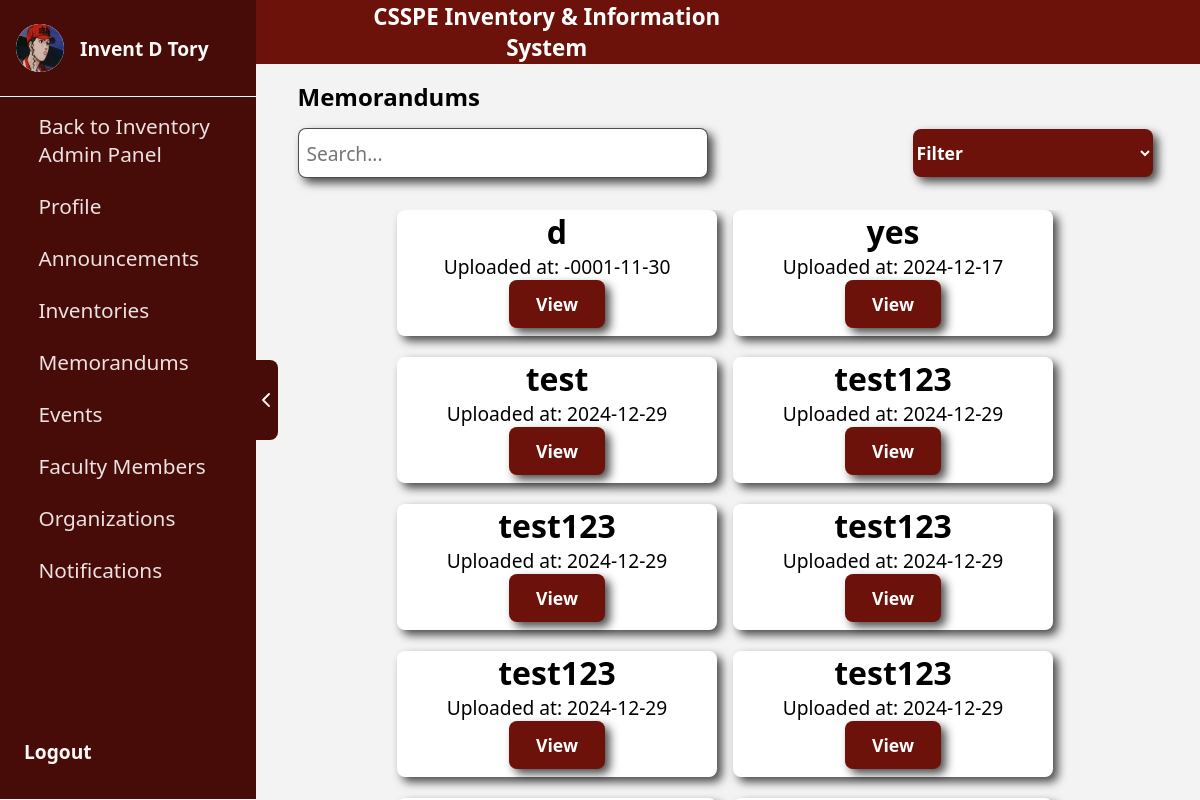
The app's page /homePage/memorandumHome.php (signed in) with its own data.
### tables this page shows
CREATE TABLE `users` (
  `id` int(11) NOT NULL,
  `first_name` varchar(100) NOT NULL,
  `last_name` varchar(100) NOT NULL,
  `middle_name` varchar(100) DEFAULT NULL,
  `email` varchar(255) NOT NULL,
  `address` text NOT NULL,
  `contact_no` varchar(15) NOT NULL,
  `rank` enum('Instructor','Assistant Professor','Associate Professor','Professor') NOT NULL,
  `password` varchar(255) NOT NULL,
  `created_at` timestamp NOT NULL DEFAULT current_timestamp(),
  `role` varchar(50) NOT NULL DEFAULT 'Instructor',
  `image` varchar(255) DEFAULT NULL,
  `department` varchar(255) NOT NULL
);

CREATE TABLE `memorandums` (
  `id` int(11) NOT NULL,
  `file_path` varchar(255) NOT NULL,
  `title` varchar(255) NOT NULL,
  `uploaded_at` timestamp NOT NULL DEFAULT current_timestamp(),
  `updated_at` datetime DEFAULT NULL,
  `description` varchar(255) DEFAULT NULL
);

### homePage/memorandumHome.php (the view, shortened to what this page needs)
<?php
require_once '../conn/conn.php';
$userid = $_SESSION['user_id'];
$query = "SELECT first_name, middle_name, last_name, image FROM users WHERE id = ?";
$stmt = $conn->prepare($query);
$stmt->bind_param("i", $userid);
$stmt->execute();
$result = $stmt->get_result();
if ($result->num_rows > 0) {
    $row = $result->fetch_assoc();
    $fullName = trim($row['first_name'] . ' ' . $row['middle_name'] . ' ' . $row['last_name']);
    $image = $row['image'];
} else {
    $fullName = "User Not Found";
}
$limit = 12;
$page = isset($_GET['page']) ? (int) $_GET['page'] : 1;
$offset = ($page - 1) * $limit;
$query = "SELECT * FROM memorandums LIMIT $limit OFFSET $offset";
$result = mysqli_query($conn, $query);
?>
<!DOCTYPE html>
<html lang="en">
<head>
    <link rel="stylesheet" href="../assets/css/memorandumHome.css">
    <link rel="stylesheet" href="../assets/css/sidebar.css">
</head>
<body>
    <div class="body">
        <div class="sidebar">
            <div class="sidebarContent">
                <div class="arrowContainer" style="margin-left: 80rem;" id="toggleButton">
                    <div class="subArrowContainer">
                        <img class="hideIcon" src="../assets/img/arrow.png" alt="">
                    </div>
                </div>
            </div>
            <div class="userContainer">
                <div class="subUserContainer">
                    <div class="userPictureContainer">
                        <div class="subUserPictureContainer">
                            <img class="subUserPictureContainer"
                                src="../assets/img/<?= !empty($image) ? htmlspecialchars($image) : 'CSSPE.png' ?>"
                                alt="">
                        </div>
                    </div>
                    <div class="userPictureContainer1">
                        <p><?php echo $fullName; ?></p>
                    </div>
                </div>
                <div class="navContainer">
                    <div class="subNavContainer">
                        <?php if ($_SESSION['user_role'] === 'inventory_admin'): ?>
                            <a href="../inventoryAdmin/index.php">
                                <div class="buttonContainer1">
                                    <div class="nameOfIconContainer">
                                        <p>Back to Inventory Admin Panel</p>
                                    </div>
                                </div>
                            </a>
                        <?php endif; ?>
                        <a href="../homePage/profile.php">
                            <div class="buttonContainer1">
                                <div class="nameOfIconContainer">
                                    <p>Profile</p>
                                </div>
                            </div>
                        </a>
                        <a href="../homePage/">
                            <div class="buttonContainer1">
                                <div class="nameOfIconContainer">
                                    <p>Announcements</p>
                                </div>
                            </div>
                        </a>
                        <a href="../homePage/borrowing.php">
                            <div class="buttonContainer1">
                                <div class="nameOfIconContainer">
                                    <p>Inventories</p>
                                </div>
                            </div>
                        </a>
                        <a href="../homePage/memorandumHome.php">
                            <div class="buttonContainer1">
                                <div class="nameOfIconContainer">
                                    <p>Memorandums</p>
                                </div>
                            </div>
                        </a>
                        <a href="../homePage/events.php">
                            <div class="buttonContainer1">
                                <div class="nameOfIconContainer">
                                    <p>Events</p>
                                </div>
                            </div>
                        </a>
                        <a href="../homePage/members.php">
                            <div class="buttonContainer1">
                                <div class="nameOfIconContainer">
                                    <p>Faculty Members</p>
                                </div>
                            </div>
                        </a>
                        <a href="../homePage/organization.php">
                            <div class="buttonContainer1">
                                <div class="nameOfIconContainer">
                                    <p>Organizations</p>
                                </div>
                            </div>
                        </a>
                        <a href="../homePage/notification.php">
                            <div class="buttonContainer1">
                                <div class="nameOfIconContainer">
                                    <p>Notifications</p>
                                </div>
                            </div>
                        </a>
                    </div>
                </div>
                <div class="subUserContainer">
                    <a href="../logout.php">
                        <div style="margin-left: 1.5rem;" class="userPictureContainer1">
                            <p>Logout</p>
                        </div>
                    </a>
                </div>
            </div>
        </div>
        <div class="mainContainer" style="margin-left: 250px;">
            <div class="container">
                <div class="headerContainer">
                    <div class="subHeaderContainer">
                        <div class="logoContainer">
                        </div>
                        <div class="collegeNameContainer">
                            <p>CSSPE Inventory & Information System</p>
                        </div>
                    </div>
                </div>
                <div class="textContainer">
                    <p class="text">Memorandums</p>
                </div>
                <div class="searchContainer">
                    <input class="searchBar" type="text" placeholder="Search..." oninput="searchCard()">
                    <select name="" class="addButton size" id="filterDropdown" onchange="filterByDate()">
                        <option value="">Filter</option>
                    </select>
                </div>
                <div class="inventoryContainer1" id="inventoryContainer">
                    <?php while ($row = mysqli_fetch_assoc($result)): ?>
                        <div class="subInventoryContainer1">
                            <div class="infoContainer1">
                                <p><?php echo htmlspecialchars($row['title']); ?></p>
                            </div>
                            <div class="infoContainer2">
                                <p>Uploaded at:
                                    <?php echo htmlspecialchars(date('Y-m-d', strtotime($row['uploaded_at']))); ?>
                                </p>
                            </div>
                            <div class="buttonContainer">
                                <button class="addButton" style="width: 6rem;" onclick="editProgram(
                        '<?php echo $row['title']; ?>',
                        '<?php echo $row['description']; ?>',
                        '<?php echo $row['file_path']; ?>',
                        '<?php echo $row['uploaded_at']; ?>'
                    )">
                                    View
                                </button>
                            </div>
                        </div>
                    <?php endwhile; ?>
                </div>
            </div>
        </div>
    </div>
</body>
</html>

### assets/css/memorandumHome.css (style rules this page uses)
* { padding: 0; margin: 0; font-family: system-ui, -apple-system, BlinkMacSystemFont, 'Segoe UI', Roboto, Oxygen, Ubuntu, Cantarell, 'Open Sans', 'Helvetica Neue', sans-serif; }
.body { background-color: rgb(243, 243, 243); display: grid; grid-template-columns: 1fr; height: 100vh; overflow: hidden; }
.mainContainer { background-color: rgb(243, 243, 243); }
.headerContainer { height: 4rem; background-color: rgb(109, 18, 10); display: flex; gap: 0.5rem; flex-direction: row; }
.subHeaderContainer { height: 100%; width: 4rem; margin-left: 1rem; display: flex; align-items: center; justify-content: center; }
.collegeNameContainer { height: 100%; display: flex; align-items: center; justify-content: center; font-size: 2rem; color: white; display: none; }
.container { height: 100%; display: flex; align-items: center; flex-direction: column; width: 100%; }
.textContainer { height: 4rem; display: flex; align-items: center; justify-content: center; font-size: min(2rem, 1.5rem); font-weight: bold; width: 100%; }
.searchContainer { display: flex; align-items: center; justify-content: center; gap: 1rem; flex-direction: column; width: 100%; }
.searchBar { height: 3rem; width: 90%; border-radius: 0.5rem; box-shadow: 5px 5px 10px rgba(0, 0, 0, 0.699); font-size: 1.2rem; border: solid rgba(0, 0, 0, 0.699) 1px; padding-left: 0.5rem; }
.addButton { width: 92%; height: 3rem; border: none; border-radius: 0.5rem; background-color: rgb(109, 18, 10); color: white; font-size: min(1.2rem, 1.1rem); font-weight: bold; cursor: pointer; transition: all 0.15s; box-shadow: 5px 5px 10px rgba(0, 0, 0, 0.699); }
.collegeNameContainer { height: 100%; display: flex; align-items: center; justify-content: center; font-size: 2rem; color: white; display: none; width: 30rem; }
.logoContainer { height: 100%; width: 4rem; display: flex; justify-content: center; align-items: center; }
.headerContainer { height: 4rem; width: 100%; padding: 0 0.5rem 0 0.5rem; }
.subHeaderContainer { display: flex; justify-content: center; align-items: center; flex-direction: row; gap: 0.5rem; }
.inventoryContainer1 { margin-top: 2rem; width: 100%; display: flex; justify-content: center; flex-wrap: wrap; gap: 1rem; overflow-y: auto; overflow-x: auto; }
.subInventoryContainer1 { width: 90%; box-shadow: 5px 5px 10px rgba(0, 0, 0, 0.699); background-color: white; border-radius: 0.5rem; padding-bottom: 0.5rem; }
.infoContainer1 { display: flex; justify-content: center; align-items: center; font-size: 2rem; font-weight: bold; }
.infoContainer2 { display: flex; justify-content: center; align-items: center; font-size: 1.2rem; gap: 1.5rem; }
@media only screen and (min-width: 601px) { .subHeaderContainer { width: 31rem; } }
@media only screen and (min-width: 601px) { .collegeNameContainer { display: flex; font-size: 1.4rem; font-weight: bold; } }
@media only screen and (min-width: 601px) { .searchContainer { flex-direction: row; justify-content: space-between; width: 90%; } }
@media only screen and (min-width: 601px) { .searchBar { width: 25rem; } }
@media only screen and (min-width: 601px) { .size { width: 15rem; } }
@media only screen and (min-width: 601px) { .textContainer { justify-content: left; } }
@media only screen and (min-width: 601px) { .text { margin-left: 5%; } }
@media only screen and (min-width: 601px) { .subInventoryContainer1 { width: 20rem; margin-bottom: 5px; } }

### records on screen
users: image (picture), fullName "Invent D Tory"
memorandums: title "d", uploaded_at "-0001-11-30"
memorandums: title "yes", uploaded_at "2024-12-17"
memorandums: title "test", uploaded_at "2024-12-29"
memorandums: title "test123", uploaded_at "2024-12-29"
memorandums: title "test123", uploaded_at "2024-12-29"
memorandums: title "test123", uploaded_at "2024-12-29"
memorandums: title "test123", uploaded_at "2024-12-29"
memorandums: title "test123", uploaded_at "2024-12-29"
